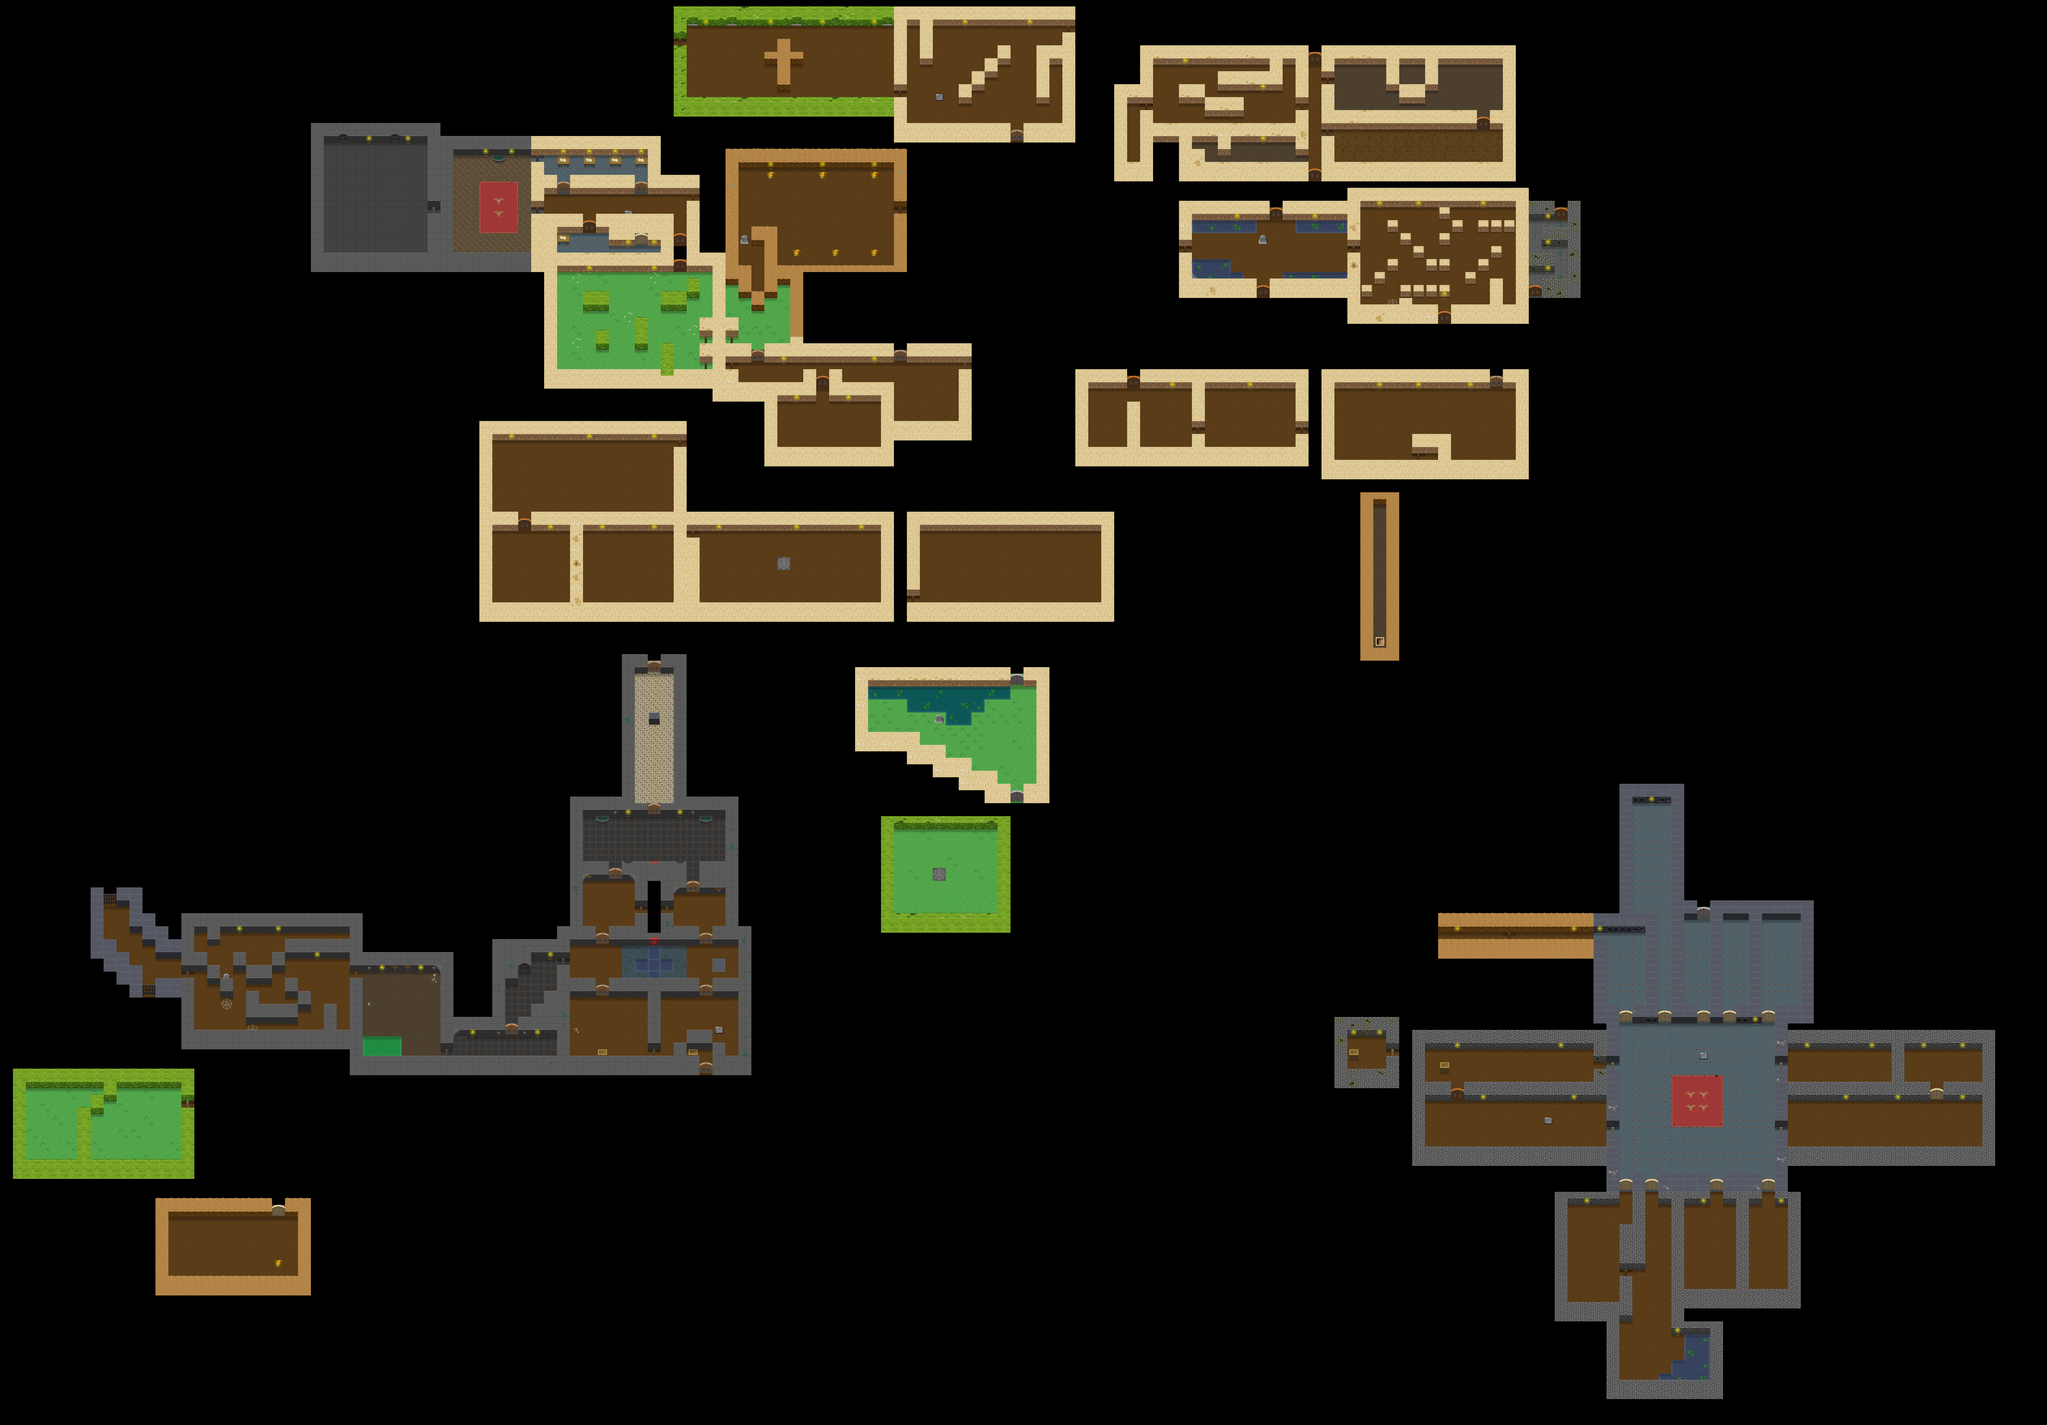

This is a level from a 2D game, rendered from its Tiled map with the project's own tilesets. A one-line summary and the map file follow, with tile-layer data summarised:
An orthogonal 158x110 tile map with 48x48 px tiles, 9 tile layers (floor, floor2, props, water-edges, ...) and 213 objects (45x MONSTER, 27x FRIENDLY, 5x random, 3x crystal cave, 3x y, ...).

<map version="1.10" tiledversion="1.11.0" orientation="orthogonal" renderorder="right-down" width="158" height="110" tilewidth="48" tileheight="48" infinite="0" nextlayerid="15" nextobjectid="424">
 <properties>
  <property name="startX" value="49" />
  <property name="startY" value="18" />
 </properties>
 <tileset firstgid="1" name="terrain" tilewidth="48" tileheight="48" tilecount="760" columns="20">
  <image source="uf_terrain.png" trans="ff00ff" width="960" height="1824" />
  <tile id="115">
   <animation>
    <frame tileid="115" duration="300" />
    <frame tileid="116" duration="300" />
    <frame tileid="117" duration="300" />
    <frame tileid="118" duration="300" />
   </animation>
  </tile>
  <tile id="175">
   <animation>
    <frame tileid="175" duration="300" />
    <frame tileid="176" duration="300" />
    <frame tileid="177" duration="300" />
    <frame tileid="178" duration="300" />
   </animation>
  </tile>
  <tile id="195">
   <animation>
    <frame tileid="195" duration="300" />
    <frame tileid="196" duration="300" />
    <frame tileid="197" duration="300" />
    <frame tileid="198" duration="300" />
   </animation>
  </tile>
  <tile id="601">
   <animation>
    <frame tileid="601" duration="300" />
    <frame tileid="602" duration="300" />
   </animation>
  </tile>
  <tile id="621">
   <animation>
    <frame tileid="621" duration="300" />
    <frame tileid="622" duration="300" />
   </animation>
  </tile>
  <tile id="644">
   <animation>
    <frame tileid="644" duration="300" />
    <frame tileid="645" duration="300" />
   </animation>
  </tile>
  <tile id="664">
   <animation>
    <frame tileid="664" duration="300" />
    <frame tileid="665" duration="300" />
   </animation>
  </tile>
  <tile id="672">
   <animation>
    <frame tileid="672" duration="300" />
    <frame tileid="673" duration="300" />
   </animation>
  </tile>
  <tile id="674">
   <animation>
    <frame tileid="674" duration="300" />
    <frame tileid="675" duration="300" />
   </animation>
  </tile>
 </tileset>
 <layer id="1" name="floor" width="158" height="110">
  <data>[17380 cells, 2670 non-empty, 36 distinct tile ids]</data>
 </layer>
 <layer id="2" name="floor2" width="158" height="110">
  <data>[17380 cells, 98 non-empty, 9 distinct tile ids]</data>
 </layer>
 <layer id="3" name="props" width="158" height="110">
  <data>[17380 cells, 66 non-empty, 18 distinct tile ids]</data>
 </layer>
 <layer id="5" name="water-edges" width="158" height="110">
  <data>[17380 cells, 63 non-empty, 8 distinct tile ids]</data>
 </layer>
 <layer id="7" name="shadows" width="158" height="110">
  <data>[17380 cells, 642 non-empty, 6 distinct tile ids]</data>
 </layer>
 <layer id="9" name="doors" width="158" height="110">
  <data>[17380 cells, 132 non-empty, 17 distinct tile ids]</data>
 </layer>
 <layer id="4" name="creature" width="158" height="110">
  <data>[17380 cells, 0 non-empty, 0 distinct tile ids]</data>
 </layer>
 <layer id="6" name="walls" width="158" height="110">
  <data>[17380 cells, 2637 non-empty, 86 distinct tile ids]</data>
 </layer>
 <layer id="8" name="lights" width="158" height="110">
  <data>[17380 cells, 148 non-empty, 5 distinct tile ids]</data>
 </layer>
 <objectgroup id="10" name="portals">
  <object id="420" name="to forest from mine road" x="2688" y="1344" width="48" height="48">
   <properties>
    <property name="dx" value="54" />
    <property name="dy" value="28" />
   </properties>
  </object>
  <object id="419" name="to mine road" x="2592" y="1344" width="48" height="48">
   <properties>
    <property name="dx" value="56" />
    <property name="dy" value="28" />
   </properties>
  </object>
  <object id="418" name="to forest from tree" x="2688" y="1248" width="48" height="48">
   <properties>
    <property name="dx" value="54" />
    <property name="dy" value="26" />
   </properties>
  </object>
  <object id="417" name="to tree" x="2592" y="1248" width="48" height="48">
   <properties>
    <property name="dx" value="56" />
    <property name="dy" value="26" />
   </properties>
  </object>
  <object id="1" name="to dusty road" x="2496" y="960" width="48" height="48">
   <properties>
    <property name="dx" value="52" />
    <property name="dy" value="18" />
   </properties>
  </object>
  <object id="414" name="to forest" x="2496" y="864" width="48" height="48">
   <properties>
    <property name="dx" value="52" />
    <property name="dy" value="20" />
   </properties>
  </object>
  <object id="415" name="air vent" x="3936" y="96" width="48" height="48">
   <properties>
    <property name="dx" value="101" />
    <property name="dy" value="4" />
   </properties>
  </object>
  <object id="2" name="cemetary" x="2544" y="720" width="48" height="48">
   <properties>
    <property name="dx" value="52" />
    <property name="dy" value="3" />
   </properties>
  </object>
  <object id="3" name="dusty road" x="2496" y="144" width="48" height="48">
   <properties>
    <property name="dx" value="53" />
    <property name="dy" value="15" />
   </properties>
  </object>
  <object id="4" name="crystal cave" x="4848" y="624" width="48" height="48">
   <properties>
    <property name="dx" value="98" />
    <property name="dy" value="16" />
   </properties>
  </object>
  <object id="5" name="slide to tree" x="3360" y="96" width="48" height="48">
   <properties>
    <property name="dx" value="60" />
    <property name="dy" value="23" />
   </properties>
  </object>
  <object id="10" name="spiral stair" x="5520" y="1392" width="48" height="48">
   <properties>
    <property name="dx" value="118" />
    <property name="dy" value="22" />
   </properties>
  </object>
  <object id="11" name="y" x="4800" y="1584" width="48" height="48">
   <properties>
    <property name="dx" value="103" />
    <property name="dy" value="30" />
   </properties>
  </object>
  <object id="13" name="mountain" x="4848" y="192" width="48" height="48">
   <properties>
    <property name="dx" value="82" />
    <property name="dy" value="2" />
   </properties>
  </object>
  <object id="14" name="old mine road" x="5328" y="3456" width="48" height="48">
   <properties>
    <property name="dx" value="74" />
    <property name="dy" value="28" />
   </properties>
  </object>
  <object id="15" name="old mine shaft" x="3552" y="1344" width="48" height="48">
   <properties>
    <property name="dx" value="111" />
    <property name="dy" value="72" />
   </properties>
  </object>
  <object id="16" name="maze" x="5760" y="768" width="48" height="48">
   <properties>
    <property name="dx" value="116" />
    <property name="dy" value="16" />
   </properties>
  </object>
  </objectgroup>
 <objectgroup id="11" name="people">
  <!-- 85 objects omitted --></objectgroup>
 <objectgroup id="12" name="messages">
  <!-- 13 objects omitted --></objectgroup>
 <objectgroup id="13" name="rooms" visible="0">
  <!-- 61 objects omitted --></objectgroup>
</map>
<!-- 196 of 213 objects omitted -->
